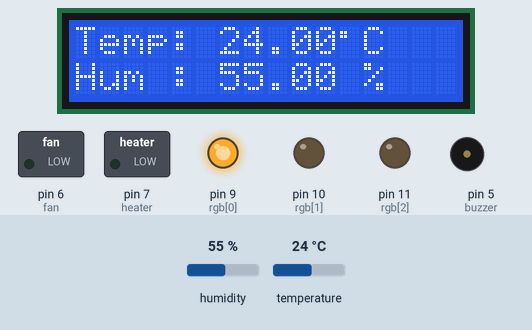
A sketch run on a simulated Arduino Uno, built with avr-gcc and run on an emulated ATmega328P. Shown: 16×2 character LCD, switched loads named in the sketch (green lamp = pin HIGH), output pins drawn as LEDs (lit = HIGH), buzzer (waves = sounding). Inputs (shaded band) come from the test bench; at power-on: temperature 24 °C, humidity 55 %. What the sketch prints to the serial monitor is not drawn.

Above: at 8.3 s.
8.4 s: temperature set to 27 °C
At 11.6 s:
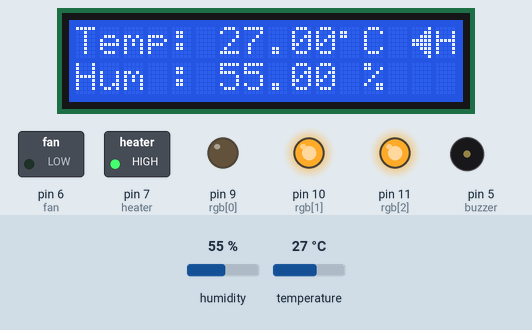
14.6 s: temperature set to 41 °C
At 16.2 s:
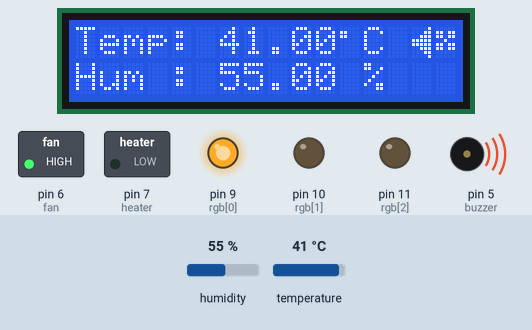
17.6 s: temperature set to 39 °C
At 20.8 s:
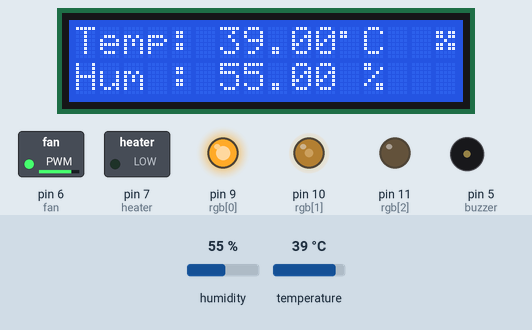
21.1 s: temperature set to 12 °C
At 22.0 s:
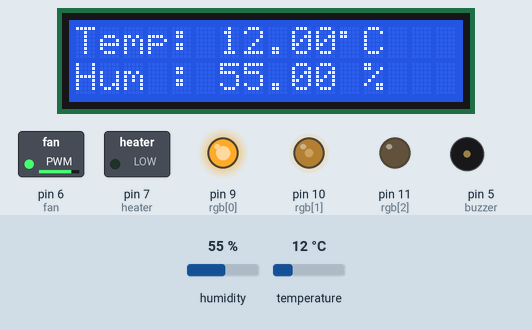
24.1 s: humidity set to 22 %
At 26.6 s:
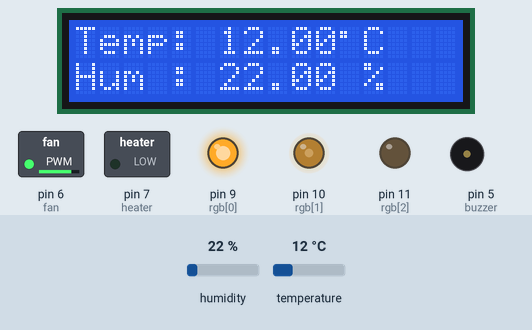
27.3 s: temperature set to 41 °C
At 29.0 s:
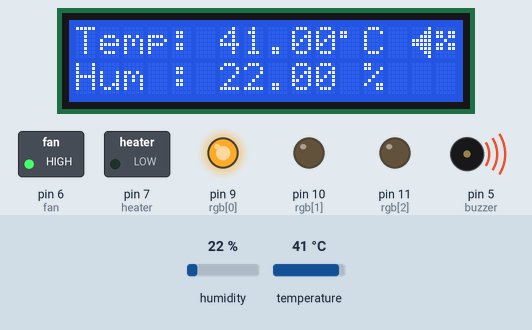
Timing chart, 0 to 30.5 s (numbered marks = the images above; inputs shaded):
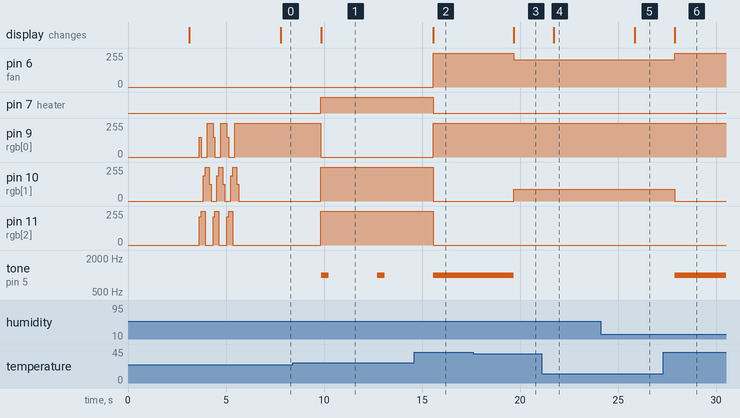

Measured:
- the behaviour switches between 25 and 26 °C on temperature (found by bisection; images 0 and 1)
- after the input at 8.4 s, pin 7 (heater): LOW → HIGH after 1.4 s; pin 9 (rgb[0]): 255/255 → 0/255 after 1.4 s; pin 10 (rgb[1]), pin 11 (rgb[2]): 0/255 → 255/255 after 1.4 s; tone on pin 5 (buzzer): alternates 1000 Hz for 0.40 s and silent for 2.5 s, starting after 1.4 s; the display: changes after 1.4 s (image 1)
- after the input at 14.6 s, pin 6 (fan), pin 9 (rgb[0]): 0/255 → 255/255 after 0.96 s; pin 7 (heater): HIGH → LOW after 0.96 s; pin 10 (rgb[1]), pin 11 (rgb[2]): 255/255 → 0/255 after 0.96 s; tone on pin 5 (buzzer): goes on until 15.6 s, then stays 1000 Hz; the display: changes after 0.96 s (image 2)
- after the input at 17.6 s, pin 6 (fan): 255/255 → 204/255 after 2.1 s; pin 10 (rgb[1]): 0/255 → 90/255 after 2.1 s; tone on pin 5 (buzzer): 1000 Hz → silent after 2.1 s; the display: changes after 2.1 s (image 3)
- after the input at 21.1 s, the display: changes after 0.63 s (image 4)
- after the input at 24.1 s, the display: changes after 1.7 s (image 5)
- after the input at 27.3 s, pin 6 (fan): 204/255 → 255/255 after 0.59 s; pin 10 (rgb[1]): 90/255 → 0/255 after 0.59 s; tone on pin 5 (buzzer): silent → 1000 Hz after 0.59 s; the display: changes after 0.59 s (image 6)

The sketch:

Temperature_Control_With_DHT11.ino
```cpp
//Temperature Control With DHT
#include "DHT.h"
#include <LiquidCrystal_I2C.h>

#define DHTPIN 4
#define DHTTYPE DHT11
DHT dht(DHTPIN, DHTTYPE);
float temp = 0;
float humi = 0;

int lcdColumns = 16;
int lcdRows = 2;

LiquidCrystal_I2C lcd (0x27, lcdColumns, lcdRows);

int buzzer = 5;
int fan = 6;
int heater = 7;
int rgb[3] = {9, 10, 11};

uint8_t buzz[8] = {B00001, B00011, B00111, B11111, B11111, B00111, B00011, B00001};
uint8_t degree[8] = {B00000, B11000, B11000, B00000, B00000, B00000, B00000, B00000};
uint8_t tem[8] = {B00100, B01010, B01010, B01110, B01110, B11111, B11111, B01110};
uint8_t hum[8] = {B00100, B00100, B01010, B01010, B10001, B10001, B10001, B01110};
uint8_t fanEmoji[8] = {B00000, B11011, B11011, B00100, B11011, B11011, B00000, B00000};
uint8_t heaterEmoji[8] = {B00000, B10001, B10001, B11111, B10001, B10001, B10001, B00000};

void setup() {
  // put your setup code here, to run once:
  Serial.begin(9600);
  dht.begin();
  lcd.init();
  lcd.backlight();
  project_name();
  lcd.createChar(0, buzz);
  lcd.createChar(1, degree);
  lcd.createChar(2, tem);
  lcd.createChar(3, hum);
  lcd.createChar(4, fanEmoji);
  lcd.createChar(5, heaterEmoji);

  pinMode(fan, OUTPUT);
  pinMode(heater, OUTPUT);
  pinMode(buzzer, OUTPUT);
  for (int i = 0; i < 3; i++) {
    pinMode(rgb[i], OUTPUT);
  }
  int t = 100;
delay(500);
 for (int r = 0; r < 3; r++) {
    setColor(148, 0, 211);
    delay(t);
    setColor(0, 0, 255);
    delay(t);
    setColor(0, 191, 255);
    delay(t);
    setColor(0, 255, 0);
    delay(t);
    setColor(255, 255, 0);
    delay(t);
    setColor(255, 127, 0);
    delay(t);
    setColor(255, 0, 0);
    delay(t);
  }
}

void loop() {
  // put your main code here, to run repeatedly:
  printData();
  if (temp > 25 &&temp < 35 ) {
    setColor(0, 255, 0);
    digitalWrite(rgb[2],HIGH);
    analogWrite(fan, 0);
    digitalWrite(heater, HIGH);

    lcd.setCursor(14, 0);
    lcd.write(0);
    lcd.setCursor(15, 0);
    lcd.write(5);

    tone(buzzer, 1000);
    delay(400);
    noTone(buzzer);
    delay(400);
  }

  else if (temp > 35 && temp < 40) {
    digitalWrite(heater, LOW);
    setColor(255, 90, 0);
    analogWrite(fan, 204);
    lcd.setCursor(15, 0);
    lcd.write(4);
    noTone(buzzer);
  }
  else if (temp > 40 && temp < 50) {
    digitalWrite(heater, LOW);
    setColor(255, 0, 0);
    analogWrite(fan, 255);
    lcd.setCursor(14, 0);
    lcd.write(0);
    lcd.setCursor(15, 0);
    lcd.write(4);
    tone(buzzer, 1000);
  }
}

void printData() {

  delay(2000);
  lcd.clear();

  temp = dht.readTemperature();
  humi = dht.readHumidity();

  if (isnan(temp) || isnan(humi)) {
    Serial.println(F("Failed to read from DHT sensor!"));
    return;
  }
  Serial.print(F("TEMP: "));
  Serial.print(temp);
  Serial.print("   ");
  Serial.print(F("HUMI: "));
  Serial.print(humi);
  Serial.println(F(" %"));

  lcd.setCursor(0, 0);
  lcd.print(F("Temp: "));
  lcd.print(temp);
  lcd.write(1);
  lcd.print(F("C"));

  lcd.setCursor(0, 1);
  lcd.print(F("Hum : "));
  lcd.print(humi);
  lcd.print(F(" %"));
}

void setColor(int r, int g, int b) {
  analogWrite(rgb[0], r);
  analogWrite(rgb[1], g);
  analogWrite(rgb[2], b);
}
void project_name()
{
  lcd.setCursor(0,0);
  lcd.print("Temperature Ctrl");
  lcd.setCursor(0,1);
  lcd.print("    with DHT");
  delay(3000);
}
```
